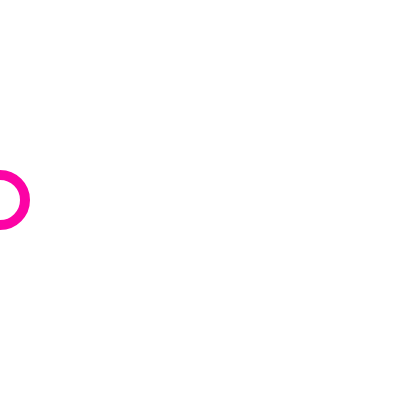
Frame 1 (no input)
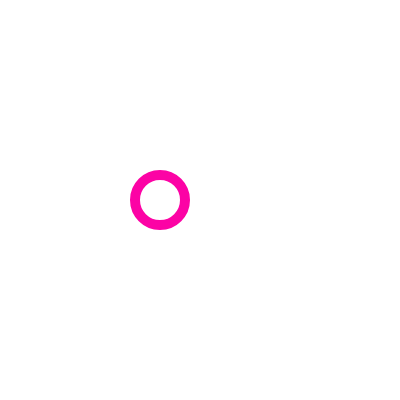
Frame 60 (no input)
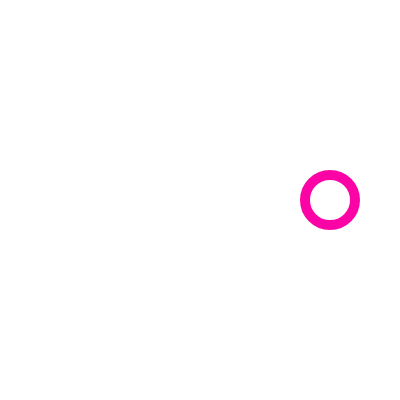
Frame 120 (the mouse pressed at the canvas centre since frame 60)

The p5.js sketch that drew these frames (run headless with seeded random() and noise() and a simulated clock; from frame 60 on, the mouse is pressed at the canvas centre):

// p5.js sketch
// ── sketch.js
// DM2008 — Activity 2a
// Mode Switch (20 min)
//
// Use keys 1, 2, 3 to switch between at least 3 modes.
// Each mode should change more than just the background — think fill, size, or motion.
//
// Stretch: add a 4th mode, or make the ellipse change shape between modes.

let x = 0;       // ellipse x-position
let size = 50;   // ellipse size
let bgColor;     // background color, changed by key presses

function setup() {
  createCanvas(400, 400);
  bgColor = color(255);
}

function draw() {
  background(bgColor);

  stroke(252, 3, 165);
  strokeWeight(10)
  ellipse(x, height / 2, size);

  x += 10;

  if (x > width + size / 2) {
    x = 0;
  }
}

// Keys a, s, d change the background color and motion
function keyPressed() {
  switch (key) {
    case "a":
      bgColor = color(249, 255, 74, 60);
      break; // yellow
      
    case "s":
      bgColor = color(74, 255, 252, 30);
      break; // teal
    
    case "d":
      bgColor = color(186, 252, 3,10);
      break; // lime
      
    default:
      bgColor = color(as); // white
  }
}
